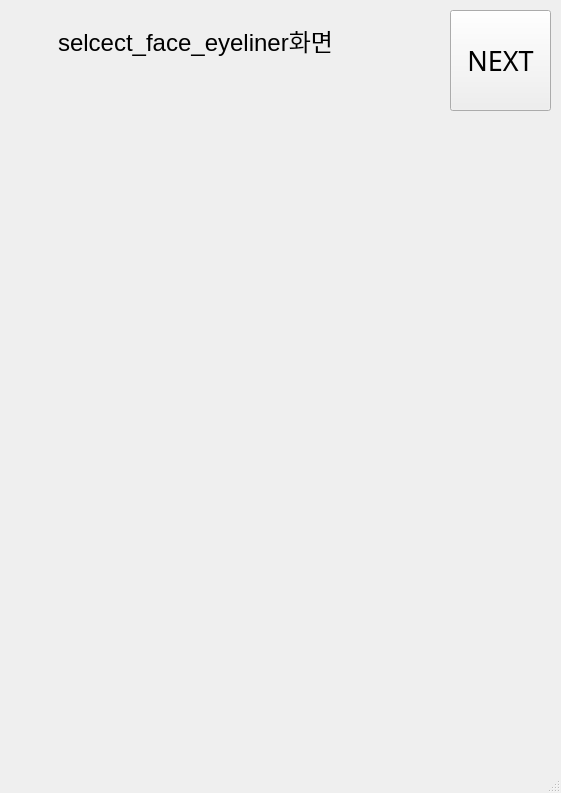
<?xml version="1.0" encoding="UTF-8"?>
<ui version="4.0">
 <class>MainWindow</class>
 <widget class="QMainWindow" name="MainWindow">
  <property name="geometry">
   <rect>
    <x>0</x>
    <y>0</y>
    <width>561</width>
    <height>793</height>
   </rect>
  </property>
  <property name="windowTitle">
   <string>MainWindow</string>
  </property>
  <widget class="QWidget" name="centralwidget">
   <widget class="QLabel" name="label">
    <property name="geometry">
     <rect>
      <x>10</x>
      <y>10</y>
      <width>371</width>
      <height>61</height>
     </rect>
    </property>
    <property name="text">
     <string>&lt;html&gt;&lt;head/&gt;&lt;body&gt;&lt;p align=&quot;center&quot;&gt;&lt;span style=&quot; font-size:18pt;&quot;&gt;selcect_face_eyeliner화면&lt;/span&gt;&lt;/p&gt;&lt;/body&gt;&lt;/html&gt;</string>
    </property>
   </widget>
   <widget class="QPushButton" name="pushButton">
    <property name="geometry">
     <rect>
      <x>450</x>
      <y>10</y>
      <width>101</width>
      <height>101</height>
     </rect>
    </property>
    <property name="font">
     <font>
      <family>AlternateGothic2 BT</family>
      <pointsize>20</pointsize>
     </font>
    </property>
    <property name="text">
     <string>NEXT</string>
    </property>
   </widget>
  </widget>
  <widget class="QMenuBar" name="menubar">
   <property name="geometry">
    <rect>
     <x>0</x>
     <y>0</y>
     <width>561</width>
     <height>26</height>
    </rect>
   </property>
  </widget>
  <widget class="QStatusBar" name="statusbar"/>
 </widget>
 <resources/>
 <connections/>
</ui>
